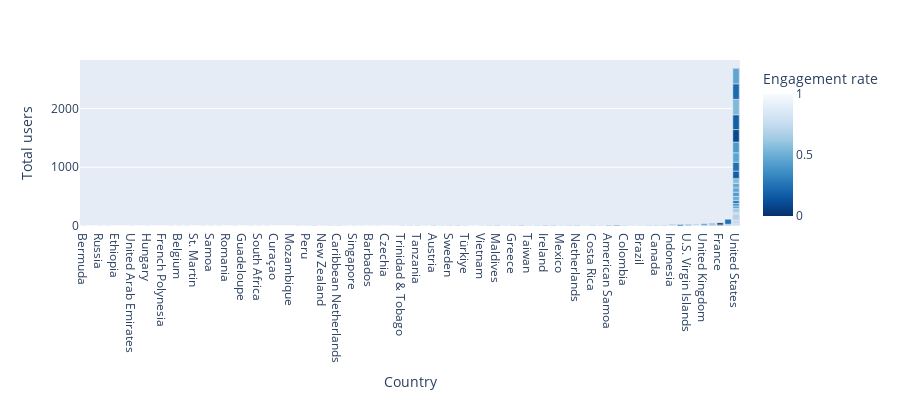

The cell this chart's notebook holds for it:
### Markdown cell above
This workflow is to visualize the geographic extent of users outside of the United States.

1. Filter out United States data.
2. Create bar chart of Users by country with a region breakdown.

### Code cell
#df = pd.read_csv("VizTool_users.csv")
df = pd.read_csv("VizTool_Users.csv")
#print(myData)

df = df[df.Country != 'United States']
#df = df[df.Region != '(not set)']
#df = df[df.totalUsers >=1]
df = df[df.Country != 'RÃ©union']
df = df[df.Country != 'TÃ¼rkiye']
#df = df[df['Engagement rate']>0.1]
df.sort_values(by='Total users', inplace=True)

#fig = px.bar(df, x='Country', y='Users',
#             hover_data=['Users','Region','Engaged sessions','Engagement rate','Average engagement time'], color='Users',
#             height=400).update_xaxes(categoryorder="total ascending")

fig = px.bar(df, x='Country', y='Total users',
             hover_data=['Total users','Region','Engagement rate'], color='Engagement rate',color_continuous_scale=px.colors.sequential.Blues_r,
             height=400).update_xaxes(categoryorder="total ascending")
fig.show()

### Figure 1 — Plotly figure (JSON) as saved in the notebook; plotly's stock layout.template omitted (floating-point values rounded to 4 significant figures; data arrays with more than 128 entries replaced by an {"elided": "..."} marker saying what was removed)
{"data": [{"alignmentgroup": "True", "customdata": {"elided": "263x2 mixed values"}, "hovertemplate": "Country=%{x}<br>Total users=%{y}<br>Region=%{customdata[0]}<br>Engagement rate=%{marker.color}<extra></extra>", "legendgroup": "", "marker": {"color": {"elided": "263 float values"}, "coloraxis": "coloraxis", "pattern": {"shape": ""}}, "name": "", "offsetgroup": "", "orientation": "v", "showlegend": false, "textposition": "auto", "type": "bar", "x": {"elided": "263 str values"}, "xaxis": "x", "y": {"elided": "263 int values"}, "yaxis": "y"}], "layout": {"barmode": "relative", "coloraxis": {"colorbar": {"title": {"text": "Engagement rate"}}, "colorscale": [[0, "rgb(8,48,107)"], [0.125, "rgb(8,81,156)"], [0.25, "rgb(33,113,181)"], [0.375, "rgb(66,146,198)"], [0.5, "rgb(107,174,214)"], [0.625, "rgb(158,202,225)"], [0.75, "rgb(198,219,239)"], [0.875, "rgb(222,235,247)"], [1, "rgb(247,251,255)"]]}, "height": 400, "legend": {"tracegroupgap": 0}, "margin": {"t": 60}, "xaxis": {"anchor": "y", "categoryorder": "total ascending", "domain": [0, 1], "title": {"text": "Country"}}, "yaxis": {"anchor": "x", "domain": [0, 1], "title": {"text": "Total users"}}}}
